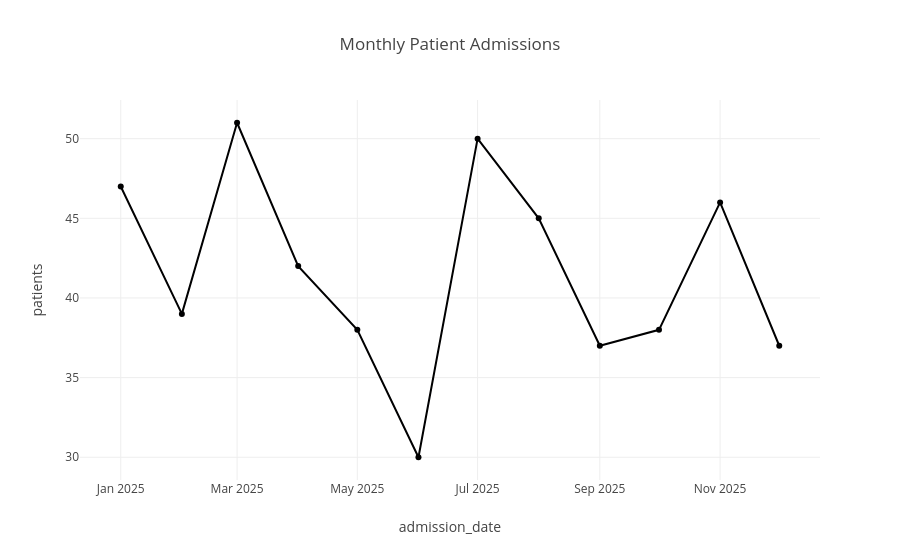

The cell this chart's notebook holds for it:
### Code cell
#نمودار پذیرش ماهانه

monthly_patients["admission_date"] = (
    monthly_patients["admission_date"]
    .astype(str)
)

fig = px.line(
    monthly_patients,
    x="admission_date",
    y="patients",
    markers=True,
    title="Monthly Patient Admissions"
)

fig.show()

### Figure 1 — Plotly figure (JSON) as saved in the notebook; plotly's stock layout.template omitted (floating-point values rounded to 4 significant figures)
{"data": [{"hovertemplate": "admission_date=%{x}<br>patients=%{y}<extra></extra>", "legendgroup": "", "line": {"color": "#000001", "dash": "solid"}, "marker": {"symbol": "circle"}, "mode": "lines+markers", "name": "", "orientation": "v", "showlegend": false, "type": "scatter", "x": ["2025-01", "2025-02", "2025-03", "2025-04", "2025-05", "2025-06", "2025-07", "2025-08", "2025-09", "2025-10", "2025-11", "2025-12"], "xaxis": "x", "y": [47, 39, 51, 42, 38, 30, 50, 45, 37, 38, 46, 37], "yaxis": "y"}], "layout": {"legend": {"tracegroupgap": 0}, "title": {"text": "Monthly Patient Admissions"}, "xaxis": {"anchor": "y", "domain": [0, 1], "title": {"text": "admission_date"}}, "yaxis": {"anchor": "x", "domain": [0, 1], "title": {"text": "patients"}}}}
